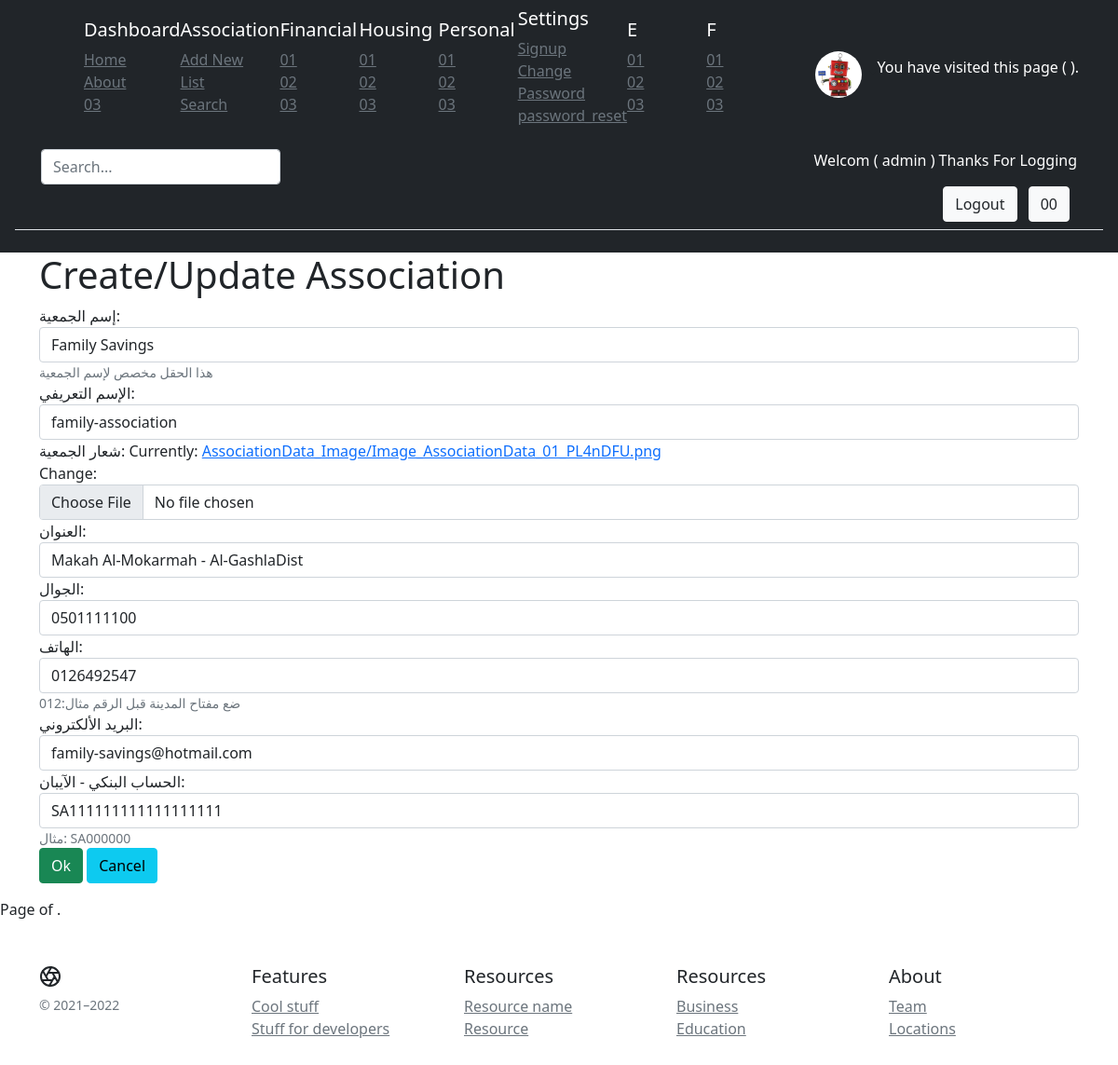
Screenshot of /saving/associationupdate/32/ (signed in) with the database file from the repository.
### saving/models.py (models this page shows, shortened)
class AssociationData_MODEL(models.Model):
    ASS_NameAssociation =   models.CharField(max_length=100                       , db_index=True , blank=False , null=False , verbose_name="إسم الجمعية"         ,help_text='هذا الحقل مخصص لإسم الجمعية')
    ASS_Slug            =   models.SlugField(unique=True                          , db_index=True , blank=False , null=False , verbose_name="الإسم التعريفي")
    ASS_AssociationLogo =   models.ImageField(upload_to='AssociationData_Image/'  , db_index=True , blank=False , null=False , verbose_name="شعار الجمعية"         ,default='Default_Image.png' )
    ASS_Address         =   models.CharField(max_length=250                       , db_index=True , blank=False , null=False , verbose_name="العنوان")
    ASS_Mobile          =   models.CharField(max_length=10                        , db_index=True , blank=False , null=False , verbose_name="الجوال")
    ASS_Phone           =   models.CharField(max_length=250                       , db_index=True , blank=False , null=False , verbose_name="الهاتف"               ,help_text='ضع مفتاح المدينة قبل الرقم مثال:012')
    ASS_Email           =   models.EmailField(max_length=250                      , db_index=True , blank=False , null=False , verbose_name="البريد الألكتروني")
    ASS_BankAccount     =   models.CharField(max_length=50                        , db_index=True , blank=False , null=False , verbose_name="الحساب البنكي - الآيبان" ,help_text='مثال: SA000000')
    class Meta:
        verbose_name = 'Association Data'
        verbose_name_plural = 'Associations Data'
        ordering = ['ASS_NameAssociation' , '-ASS_Mobile']

### saving/views.py (the view)
# urls.py: path('associationupdate/<int:pk>/'         , AssociationUpdateView.as_view()     , name='AssociationUpdateView-update-URL'),
class AssociationUpdateView(LoginRequiredMixin , UpdateView):
    model = AssociationData_MODEL # Data Table
    fields = ['ASS_NameAssociation', # Fields Table
                'ASS_Slug',
                'ASS_AssociationLogo',
                'ASS_Address',
                'ASS_Mobile',
                'ASS_Phone',
                'ASS_Email',
                'ASS_BankAccount',
                ]
    success_url = reverse_lazy('AssociationListView-list-URL') # Go To In This Page After Add/Create New

### saving/templates/saving/associationdata_model_form.html (shortened to what this page needs)
{% extends "base.html" %}
{% load static %}
{% block Page_Title  %}
<h1>Create/Update Association</h1>
{% endblock Page_Title %}
{% block Contents_Page %}
        {% include "includes/data_validation_form.html" %}
{% endblock Contents_Page %}

### templates/base.html (shortened to what this page needs)
{% load static %}
<link href="{% static 'css/bootstrap.min.css'%}" rel="stylesheet">
{% if user.is_authenticated %}
<header class="px-3 py-2 bg-dark text-white">
  <div class="container">
    <div class="d-flex flex-wrap align-items-center justify-content-center justify-content-lg-start">
      <a href="/" class="d-flex  my-0 my-lg-0 me-lg-auto text-white text-decoration-none">
        <svg class="bi me-2" width="40" height="32"><use xlink:href="#bootstrap"/></svg>
      </a>
      <div class="col-6 col-md">
        <h5>Dashboard</h5>
        <ul class="list-unstyled text-small">
          <li><a class="link-secondary" href="{% url 'IndexHomeTemplateView-URL' %}">Home</a></li>
          <li><a class="link-secondary" href="{% url 'AboutTemplateView-URL' %}">About</a></li>
          <li><a class="link-secondary" href="#">03</a></li>
        </ul>
      </div>
      <div class="col-6 col-md">
        <h5>Association</h5>
        <ul class="list-unstyled text-small">
          <li><a class="link-secondary" href="{% url 'AssociationCreateView-add-URL' %}">Add New</a></li>
          <li><a class="link-secondary" href="{% url 'AssociationListView-list-URL' %}">List</a></li>
          <li><a class="link-secondary" href="#">Search</a></li>
        </ul>
      </div>
      <div class="col-6 col-md">
        <h5>Financial</h5>
        <ul class="list-unstyled text-small">
          <li><a class="link-secondary" href="#">01</a></li>
          <li><a class="link-secondary" href="#">02</a></li>
          <li><a class="link-secondary" href="#">03</a></li>
        </ul>
      </div>
      <div class="col-6 col-md">
        <h5>Housing</h5>
        <ul class="list-unstyled text-small">
          <li><a class="link-secondary" href="#">01</a></li>
          <li><a class="link-secondary" href="#">02</a></li>
          <li><a class="link-secondary" href="#">03</a></li>
        </ul>
      </div>
      <div class="col-6 col-md">
        <h5>Personal</h5>
        <ul class="list-unstyled text-small">
          <li><a class="link-secondary" href="#">01</a></li>
          <li><a class="link-secondary" href="#">02</a></li>
          <li><a class="link-secondary" href="#">03</a></li>
        </ul>
      </div>
      <div class="col-6 col-md">
        <h5>Settings</h5>
        <ul class="list-unstyled text-small">
          <li><a class="link-secondary" href="{% url 'My_Signup_URL' %}">Signup</a></li>
          <li><a class="link-secondary" href="{% url 'My_PasswordChange_URL' %}">Change Password</a></li>
          <li><a class="link-secondary" href="{% url 'My_PasswordReset_URL' %}">password_reset</a></li>
        </ul>
      </div>
      <div class="col-6 col-md">
        <h5>E</h5>
        <ul class="list-unstyled text-small">
          <li><a class="link-secondary" href="#">01</a></li>
          <li><a class="link-secondary" href="#">02</a></li>
          <li><a class="link-secondary" href="#">03</a></li>
        </ul>
      </div>
      <div class="col-6 col-md">
        <h5>F</h5>
        <ul class="list-unstyled text-small">
          <li><a class="link-secondary" href="#">01</a></li>
          <li><a class="link-secondary" href="#">02</a></li>
          <li><a class="link-secondary" href="#">03</a></li>
        </ul>
      </div>
          <a href="#" class="nav-link text-white">
          <a href="#" class="d-block link-dark text-decoration-none dropdown-toggle" id="dropdownUser1" data-bs-toggle="dropdown" aria-expanded="false">
            <img  src="{% static 'Project_logo.png' %}" alt="mdo" width="50" height="50" class="rounded-circle">
          </a>
          <p>You have visited this page ( {{ number_of_visits_site }} ).</p>
        </a>
    </div>
  </div>
  <div class="px-3 py-2 border-bottom mb-3">
    <div class="container d-flex flex-wrap justify-content-center">
      <form class="col-12 col-lg-auto mb-2 mb-lg-0 me-lg-auto">
        <input type="search" class="form-control" placeholder="Search...">
      </form>
      <div class="text-end">
        <p> Welcom ( {{ user.username }} ) Thanks For Logging</p>
        <a  href="{% url 'My_Logout_URL' %}" role="button" style="float:lieft"  class="btn btn-light text-dark me-2">Logout</a>
        <a  href="#" role="button" style="float:lieft"  class="btn btn-light text-dark me-2">00</a>
      </div>
    </div>
  </div>
</header>
{% endif %}
<div class="container">
{% block Page_Title  %}
{% endblock Page_Title %}
</div>
<div class="container">
{% block Contents_Page %}
{% endblock Contents_Page %}
</div>
{% block Pagination %}
<div class="pagination">
      <span class="step-links">
            <span class="current">
                  Page {{ page_obj.number }} of {{ page_obj.paginator.num_pages }}.
            </span>
      </span>
</div>
  {% endblock Pagination %}
<footer class="container py-5">
    <div class="row">
      <div class="col-12 col-md">
        <small class="d-block mb-3 text-muted">&copy; 2021–2022</small>
      </div>
      <div class="col-6 col-md">
        <h5>Features</h5>
        <ul class="list-unstyled text-small">
          <li><a class="link-secondary" href="#">Cool stuff</a></li>
          <li><a class="link-secondary" href="#">Stuff for developers</a></li>
        </ul>
      </div>
      <div class="col-6 col-md">
        <h5>Resources</h5>
        <ul class="list-unstyled text-small">
          <li><a class="link-secondary" href="#">Resource name</a></li>
          <li><a class="link-secondary" href="#">Resource</a></li>
        </ul>
      </div>
      <div class="col-6 col-md">
        <h5>Resources</h5>
        <ul class="list-unstyled text-small">
          <li><a class="link-secondary" href="#">Business</a></li>
          <li><a class="link-secondary" href="#">Education</a></li>
        </ul>
      </div>
      <div class="col-6 col-md">
        <h5>About</h5>
        <ul class="list-unstyled text-small">
          <li><a class="link-secondary" href="#">Team</a></li>
          <li><a class="link-secondary" href="#">Locations</a></li>
        </ul>
      </div>
    </div>
  </footer>

### templates/includes/data_validation_form.html (shortened to what this page needs)
{% load widget_tweaks %}
<form enctype="multipart/form-data" " method="post" novalidate>
        {% for field in form %}
            <div class="form-group">
                    {{field.label_tag}}
                    {%if form.is_bound%}
            {%if field.errors%}
            {% render_field field class="form-control is-invalid" %}
                {%for error in field.errors%}
            <div class="invalid-feedback">{{error}}</div>
                {%endfor%}
            {%else%}
                    {% render_field field class="form-control is-valid" %}
            {%endif%}
        {%else%}
                {% render_field field class="form-control" %}
        {%endif%}
            </div>
        {%if field.help_text%}
        <small class="form-text text-muted"> {{field.help_text}}</small>
            {%endif%}
            {% endfor %}
            <br>
            <button type="submit" class="btn btn-success">Ok</button>
            <a href="{% url 'AssociationListView-list-URL' %}" class="btn btn-info">Cancel</a>
</form>

### rows the page displays
AssociationData_MODEL: ASS_NameAssociation "Family Savings" "family-association" "Makah Al-Mokarmah - Al-GashlaDist" "0501111100" "0126492547" "family-savings@hotmail.com" "SA111111111111111111"

### other values shown
{{ user.username }} "admin"
{{ field.label_tag }} "إسم الجمعية:" "الإسم التعريفي:" "شعار الجمعية:" "العنوان:" "الجوال:" "الهاتف:" "البريد الألكتروني:" "الحساب البنكي - الآيبان:"
{{ field.help_text }} "هذا الحقل مخصص لإسم الجمعية" "ضع مفتاح المدينة قبل الرقم مثال:012" "مثال: SA000000"
